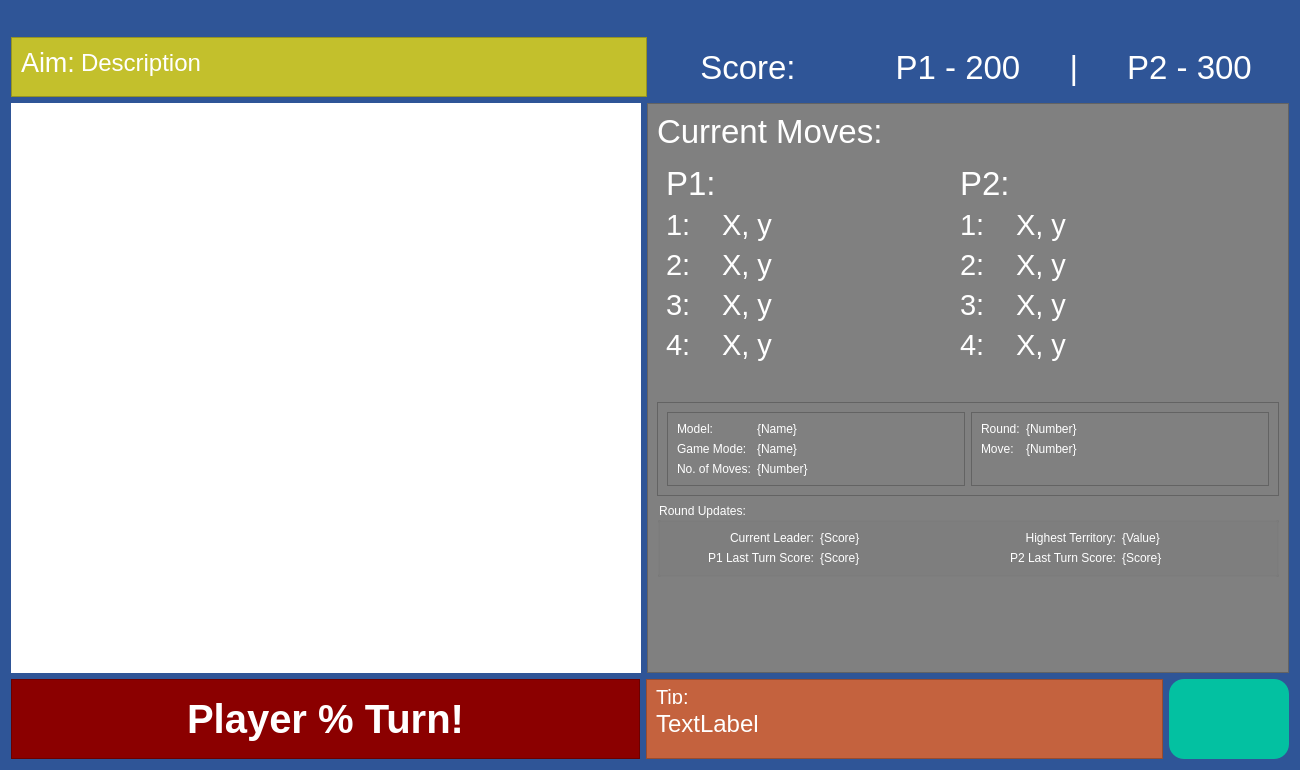
<?xml version="1.0" encoding="UTF-8"?>
<ui version="4.0">
 <class>self</class>
 <widget class="QWidget" name="self">
  <property name="geometry">
   <rect>
    <x>0</x>
    <y>0</y>
    <width>1300</width>
    <height>770</height>
   </rect>
  </property>
  <property name="minimumSize">
   <size>
    <width>1300</width>
    <height>770</height>
   </size>
  </property>
  <property name="windowTitle">
   <string>Form</string>
  </property>
  <property name="styleSheet">
   <string notr="true">background-color: rgb(47,85,151);</string>
  </property>
  <layout class="QVBoxLayout" name="verticalLayout_2">
   <item>
    <layout class="QHBoxLayout" name="horizontalLayout">
     <item>
      <spacer name="horizontalSpacer_4">
       <property name="orientation">
        <enum>Qt::Horizontal</enum>
       </property>
       <property name="sizeHint" stdset="0">
        <size>
         <width>40</width>
         <height>20</height>
        </size>
       </property>
      </spacer>
     </item>
     <item>
      <widget class="QLabel" name="titleImageLabel">
       <property name="minimumSize">
        <size>
         <width>700</width>
         <height>20</height>
        </size>
       </property>
       <property name="maximumSize">
        <size>
         <width>700</width>
         <height>16777215</height>
        </size>
       </property>
       <property name="text">
        <string/>
       </property>
       <property name="pixmap">
        <pixmap>../../Code/Project/Images/linearregression.png</pixmap>
       </property>
       <property name="scaledContents">
        <bool>true</bool>
       </property>
      </widget>
     </item>
     <item>
      <spacer name="horizontalSpacer_5">
       <property name="orientation">
        <enum>Qt::Horizontal</enum>
       </property>
       <property name="sizeHint" stdset="0">
        <size>
         <width>40</width>
         <height>20</height>
        </size>
       </property>
      </spacer>
     </item>
    </layout>
   </item>
   <item>
    <layout class="QHBoxLayout" name="horizontalLayout_9">
     <item>
      <widget class="QFrame" name="aimFrame">
       <property name="minimumSize">
        <size>
         <width>630</width>
         <height>60</height>
        </size>
       </property>
       <property name="styleSheet">
        <string notr="true">background-color: rgb(195,192,44);</string>
       </property>
       <property name="frameShape">
        <enum>QFrame::StyledPanel</enum>
       </property>
       <property name="frameShadow">
        <enum>QFrame::Raised</enum>
       </property>
       <layout class="QFormLayout" name="formLayout_5">
        <item row="0" column="0">
         <widget class="QLabel" name="aimLabel">
          <property name="minimumSize">
           <size>
            <width>38</width>
            <height>0</height>
           </size>
          </property>
          <property name="font">
           <font>
            <pointsize>20</pointsize>
           </font>
          </property>
          <property name="styleSheet">
           <string notr="true">color: white;</string>
          </property>
          <property name="text">
           <string>Aim:</string>
          </property>
         </widget>
        </item>
        <item row="0" column="1">
         <widget class="QLabel" name="aimDescriptionLabel">
          <property name="font">
           <font>
            <pointsize>18</pointsize>
           </font>
          </property>
          <property name="styleSheet">
           <string notr="true">color: white;</string>
          </property>
          <property name="text">
           <string>Description</string>
          </property>
          <property name="wordWrap">
           <bool>true</bool>
          </property>
         </widget>
        </item>
       </layout>
      </widget>
     </item>
     <item>
      <layout class="QHBoxLayout" name="horizontalLayout_5">
       <item>
        <widget class="QLabel" name="scoreLabel">
         <property name="maximumSize">
          <size>
           <width>300</width>
           <height>200</height>
          </size>
         </property>
         <property name="font">
          <font>
           <pointsize>25</pointsize>
          </font>
         </property>
         <property name="styleSheet">
          <string notr="true">color: white;</string>
         </property>
         <property name="text">
          <string>Score: </string>
         </property>
         <property name="alignment">
          <set>Qt::AlignCenter</set>
         </property>
        </widget>
       </item>
       <item>
        <widget class="QLabel" name="play1ScoreLabel">
         <property name="maximumSize">
          <size>
           <width>300</width>
           <height>200</height>
          </size>
         </property>
         <property name="font">
          <font>
           <pointsize>25</pointsize>
          </font>
         </property>
         <property name="styleSheet">
          <string notr="true">color: white;</string>
         </property>
         <property name="text">
          <string>P1 - 200</string>
         </property>
         <property name="alignment">
          <set>Qt::AlignCenter</set>
         </property>
        </widget>
       </item>
       <item>
        <widget class="QLabel" name="scoreDividerLabel">
         <property name="maximumSize">
          <size>
           <width>20</width>
           <height>200</height>
          </size>
         </property>
         <property name="font">
          <font>
           <pointsize>25</pointsize>
          </font>
         </property>
         <property name="styleSheet">
          <string notr="true">color: white;</string>
         </property>
         <property name="text">
          <string>|</string>
         </property>
         <property name="alignment">
          <set>Qt::AlignCenter</set>
         </property>
        </widget>
       </item>
       <item>
        <widget class="QLabel" name="player2ScoreLabel">
         <property name="maximumSize">
          <size>
           <width>300</width>
           <height>200</height>
          </size>
         </property>
         <property name="font">
          <font>
           <pointsize>25</pointsize>
          </font>
         </property>
         <property name="styleSheet">
          <string notr="true">color: white;</string>
         </property>
         <property name="text">
          <string>P2 - 300</string>
         </property>
         <property name="alignment">
          <set>Qt::AlignCenter</set>
         </property>
        </widget>
       </item>
      </layout>
     </item>
    </layout>
   </item>
   <item>
    <layout class="QHBoxLayout" name="horizontalLayout_2">
     <item>
      <widget class="QWidget" name="gbWidget" native="true">
       <property name="minimumSize">
        <size>
         <width>630</width>
         <height>500</height>
        </size>
       </property>
       <property name="styleSheet">
        <string notr="true">background-color: white;</string>
       </property>
      </widget>
     </item>
     <item>
      <layout class="QVBoxLayout" name="verticalLayout">
       <item>
        <widget class="QFrame" name="scoreFrame">
         <property name="minimumSize">
          <size>
           <width>0</width>
           <height>350</height>
          </size>
         </property>
         <property name="maximumSize">
          <size>
           <width>800</width>
           <height>16777215</height>
          </size>
         </property>
         <property name="styleSheet">
          <string notr="true">background-color: grey;</string>
         </property>
         <property name="frameShape">
          <enum>QFrame::StyledPanel</enum>
         </property>
         <property name="frameShadow">
          <enum>QFrame::Raised</enum>
         </property>
         <layout class="QVBoxLayout" name="verticalLayout_6">
          <item>
           <widget class="QLabel" name="currentMovesLabel">
            <property name="maximumSize">
             <size>
              <width>16777215</width>
              <height>200</height>
             </size>
            </property>
            <property name="font">
             <font>
              <pointsize>25</pointsize>
             </font>
            </property>
            <property name="styleSheet">
             <string notr="true">color: white;</string>
            </property>
            <property name="text">
             <string>Current Moves:</string>
            </property>
            <property name="alignment">
             <set>Qt::AlignLeading|Qt::AlignLeft|Qt::AlignTop</set>
            </property>
           </widget>
          </item>
          <item>
           <layout class="QHBoxLayout" name="horizontalLayout_7">
            <item>
             <widget class="QFrame" name="frame_5">
              <property name="minimumSize">
               <size>
                <width>600</width>
                <height>240</height>
               </size>
              </property>
              <property name="maximumSize">
               <size>
                <width>700</width>
                <height>16777215</height>
               </size>
              </property>
              <property name="styleSheet">
               <string notr="true">border: 0;</string>
              </property>
              <property name="frameShape">
               <enum>QFrame::StyledPanel</enum>
              </property>
              <property name="frameShadow">
               <enum>QFrame::Raised</enum>
              </property>
              <layout class="QHBoxLayout" name="horizontalLayout_6">
               <item>
                <layout class="QFormLayout" name="formLayout">
                 <item row="0" column="0">
                  <widget class="QLabel" name="p1Label">
                   <property name="font">
                    <font>
                     <pointsize>25</pointsize>
                    </font>
                   </property>
                   <property name="styleSheet">
                    <string notr="true">color: white;</string>
                   </property>
                   <property name="text">
                    <string>P1:</string>
                   </property>
                   <property name="alignment">
                    <set>Qt::AlignLeading|Qt::AlignLeft|Qt::AlignTop</set>
                   </property>
                  </widget>
                 </item>
                 <item row="1" column="0">
                  <widget class="QLabel" name="p11Label">
                   <property name="font">
                    <font>
                     <pointsize>22</pointsize>
                    </font>
                   </property>
                   <property name="styleSheet">
                    <string notr="true">color: white;</string>
                   </property>
                   <property name="text">
                    <string>1:</string>
                   </property>
                  </widget>
                 </item>
                 <item row="1" column="1">
                  <widget class="QLabel" name="p1M1Label">
                   <property name="font">
                    <font>
                     <pointsize>22</pointsize>
                    </font>
                   </property>
                   <property name="styleSheet">
                    <string notr="true">color: white;</string>
                   </property>
                   <property name="text">
                    <string>X, y</string>
                   </property>
                  </widget>
                 </item>
                 <item row="2" column="0">
                  <widget class="QLabel" name="p12Label">
                   <property name="font">
                    <font>
                     <pointsize>22</pointsize>
                    </font>
                   </property>
                   <property name="styleSheet">
                    <string notr="true">color: white;</string>
                   </property>
                   <property name="text">
                    <string>2:</string>
                   </property>
                  </widget>
                 </item>
                 <item row="2" column="1">
                  <widget class="QLabel" name="p1M2Label">
                   <property name="font">
                    <font>
                     <pointsize>22</pointsize>
                    </font>
                   </property>
                   <property name="styleSheet">
                    <string notr="true">color: white;</string>
                   </property>
                   <property name="text">
                    <string>X, y</string>
                   </property>
                  </widget>
                 </item>
                 <item row="3" column="0">
                  <widget class="QLabel" name="p13Label">
                   <property name="font">
                    <font>
                     <pointsize>22</pointsize>
                    </font>
                   </property>
                   <property name="styleSheet">
                    <string notr="true">color: white;</string>
                   </property>
                   <property name="text">
                    <string>3:</string>
                   </property>
                  </widget>
                 </item>
                 <item row="3" column="1">
                  <widget class="QLabel" name="p1M3Label">
                   <property name="font">
                    <font>
                     <pointsize>22</pointsize>
                    </font>
                   </property>
                   <property name="styleSheet">
                    <string notr="true">color: white;</string>
                   </property>
                   <property name="text">
                    <string>X, y</string>
                   </property>
                  </widget>
                 </item>
                 <item row="4" column="0">
                  <widget class="QLabel" name="p14Label">
                   <property name="font">
                    <font>
                     <pointsize>22</pointsize>
                    </font>
                   </property>
                   <property name="styleSheet">
                    <string notr="true">color: white;</string>
                   </property>
                   <property name="text">
                    <string>4:</string>
                   </property>
                  </widget>
                 </item>
                 <item row="4" column="1">
                  <widget class="QLabel" name="p1M4Label">
                   <property name="font">
                    <font>
                     <pointsize>22</pointsize>
                    </font>
                   </property>
                   <property name="styleSheet">
                    <string notr="true">color: white;</string>
                   </property>
                   <property name="text">
                    <string>X, y</string>
                   </property>
                  </widget>
                 </item>
                 <item row="0" column="1">
                  <spacer name="horizontalSpacer">
                   <property name="orientation">
                    <enum>Qt::Horizontal</enum>
                   </property>
                   <property name="sizeHint" stdset="0">
                    <size>
                     <width>40</width>
                     <height>20</height>
                    </size>
                   </property>
                  </spacer>
                 </item>
                </layout>
               </item>
               <item>
                <layout class="QFormLayout" name="formLayout_2">
                 <item row="0" column="0">
                  <widget class="QLabel" name="p2Label">
                   <property name="font">
                    <font>
                     <pointsize>25</pointsize>
                    </font>
                   </property>
                   <property name="styleSheet">
                    <string notr="true">color: white;</string>
                   </property>
                   <property name="text">
                    <string>P2:</string>
                   </property>
                   <property name="alignment">
                    <set>Qt::AlignLeading|Qt::AlignLeft|Qt::AlignTop</set>
                   </property>
                  </widget>
                 </item>
                 <item row="0" column="1">
                  <spacer name="horizontalSpacer_2">
                   <property name="orientation">
                    <enum>Qt::Horizontal</enum>
                   </property>
                   <property name="sizeHint" stdset="0">
                    <size>
                     <width>40</width>
                     <height>20</height>
                    </size>
                   </property>
                  </spacer>
                 </item>
                 <item row="1" column="0">
                  <widget class="QLabel" name="label_17">
                   <property name="font">
                    <font>
                     <pointsize>22</pointsize>
                    </font>
                   </property>
                   <property name="styleSheet">
                    <string notr="true">color: white;</string>
                   </property>
                   <property name="text">
                    <string>1:</string>
                   </property>
                  </widget>
                 </item>
                 <item row="1" column="1">
                  <widget class="QLabel" name="p2M1Label">
                   <property name="font">
                    <font>
                     <pointsize>22</pointsize>
                    </font>
                   </property>
                   <property name="styleSheet">
                    <string notr="true">color: white;</string>
                   </property>
                   <property name="text">
                    <string>X, y</string>
                   </property>
                  </widget>
                 </item>
                 <item row="2" column="0">
                  <widget class="QLabel" name="label_18">
                   <property name="font">
                    <font>
                     <pointsize>22</pointsize>
                    </font>
                   </property>
                   <property name="styleSheet">
                    <string notr="true">color: white;</string>
                   </property>
                   <property name="text">
                    <string>2:</string>
                   </property>
                  </widget>
                 </item>
                 <item row="2" column="1">
                  <widget class="QLabel" name="p2M2Label">
                   <property name="font">
                    <font>
                     <pointsize>22</pointsize>
                    </font>
                   </property>
                   <property name="styleSheet">
                    <string notr="true">color: white;</string>
                   </property>
                   <property name="text">
                    <string>X, y</string>
                   </property>
                  </widget>
                 </item>
                 <item row="3" column="0">
                  <widget class="QLabel" name="label_19">
                   <property name="font">
                    <font>
                     <pointsize>22</pointsize>
                    </font>
                   </property>
                   <property name="styleSheet">
                    <string notr="true">color: white;</string>
                   </property>
                   <property name="text">
                    <string>3:</string>
                   </property>
                  </widget>
                 </item>
                 <item row="3" column="1">
                  <widget class="QLabel" name="p2M3Label">
                   <property name="font">
                    <font>
                     <pointsize>22</pointsize>
                    </font>
                   </property>
                   <property name="styleSheet">
                    <string notr="true">color: white;</string>
                   </property>
                   <property name="text">
                    <string>X, y</string>
                   </property>
                  </widget>
                 </item>
                 <item row="4" column="0">
                  <widget class="QLabel" name="label_20">
                   <property name="font">
                    <font>
                     <pointsize>22</pointsize>
                    </font>
                   </property>
                   <property name="styleSheet">
                    <string notr="true">color: white;</string>
                   </property>
                   <property name="text">
                    <string>4:</string>
                   </property>
                  </widget>
                 </item>
                 <item row="4" column="1">
                  <widget class="QLabel" name="p2M4Label">
                   <property name="font">
                    <font>
                     <pointsize>22</pointsize>
                    </font>
                   </property>
                   <property name="styleSheet">
                    <string notr="true">color: white;</string>
                   </property>
                   <property name="text">
                    <string>X, y</string>
                   </property>
                  </widget>
                 </item>
                </layout>
               </item>
              </layout>
             </widget>
            </item>
            <item>
             <spacer name="horizontalSpacer_3">
              <property name="orientation">
               <enum>Qt::Horizontal</enum>
              </property>
              <property name="sizeHint" stdset="0">
               <size>
                <width>40</width>
                <height>20</height>
               </size>
              </property>
             </spacer>
            </item>
           </layout>
          </item>
          <item>
           <widget class="QFrame" name="gameModeInforFrame">
            <property name="frameShape">
             <enum>QFrame::StyledPanel</enum>
            </property>
            <property name="frameShadow">
             <enum>QFrame::Raised</enum>
            </property>
            <layout class="QHBoxLayout" name="horizontalLayout_8">
             <item>
              <widget class="QFrame" name="frame_2">
               <property name="frameShape">
                <enum>QFrame::StyledPanel</enum>
               </property>
               <property name="frameShadow">
                <enum>QFrame::Raised</enum>
               </property>
               <layout class="QFormLayout" name="formLayout_3">
                <item row="0" column="0">
                 <widget class="QLabel" name="modelLabel">
                  <property name="styleSheet">
                   <string notr="true">color: white;</string>
                  </property>
                  <property name="text">
                   <string>Model:</string>
                  </property>
                 </widget>
                </item>
                <item row="0" column="1">
                 <widget class="QLabel" name="modelValueLabel">
                  <property name="styleSheet">
                   <string notr="true">color: white;</string>
                  </property>
                  <property name="text">
                   <string>{Name}</string>
                  </property>
                 </widget>
                </item>
                <item row="1" column="0">
                 <widget class="QLabel" name="gameModeLabel">
                  <property name="styleSheet">
                   <string notr="true">color: white;</string>
                  </property>
                  <property name="text">
                   <string>Game Mode:</string>
                  </property>
                 </widget>
                </item>
                <item row="1" column="1">
                 <widget class="QLabel" name="gameModeValueLabel">
                  <property name="styleSheet">
                   <string notr="true">color: white;</string>
                  </property>
                  <property name="text">
                   <string>{Name}</string>
                  </property>
                 </widget>
                </item>
                <item row="2" column="0">
                 <widget class="QLabel" name="noOfMovesLabel">
                  <property name="styleSheet">
                   <string notr="true">color: white;</string>
                  </property>
                  <property name="text">
                   <string>No. of Moves:</string>
                  </property>
                 </widget>
                </item>
                <item row="2" column="1">
                 <widget class="QLabel" name="noOfMovesValueLabel">
                  <property name="styleSheet">
                   <string notr="true">color: white;</string>
                  </property>
                  <property name="text">
                   <string>{Number}</string>
                  </property>
                 </widget>
                </item>
               </layout>
              </widget>
             </item>
             <item>
              <widget class="QFrame" name="frame_3">
               <property name="frameShape">
                <enum>QFrame::StyledPanel</enum>
               </property>
               <property name="frameShadow">
                <enum>QFrame::Raised</enum>
               </property>
               <layout class="QFormLayout" name="formLayout_4">
                <item row="0" column="0">
                 <widget class="QLabel" name="roundLabel">
                  <property name="styleSheet">
                   <string notr="true">color: white;</string>
                  </property>
                  <property name="text">
                   <string>Round:</string>
                  </property>
                 </widget>
                </item>
                <item row="0" column="1">
                 <widget class="QLabel" name="roundValueLabel">
                  <property name="styleSheet">
                   <string notr="true">color: white;</string>
                  </property>
                  <property name="text">
                   <string>{Number}</string>
                  </property>
                 </widget>
                </item>
                <item row="1" column="0">
                 <widget class="QLabel" name="moveLabel">
                  <property name="styleSheet">
                   <string notr="true">color: white;</string>
                  </property>
                  <property name="text">
                   <string>Move:</string>
                  </property>
                 </widget>
                </item>
                <item row="1" column="1">
                 <widget class="QLabel" name="moveValueLabel">
                  <property name="styleSheet">
                   <string notr="true">color: white;</string>
                  </property>
                  <property name="text">
                   <string>{Number}</string>
                  </property>
                 </widget>
                </item>
               </layout>
              </widget>
             </item>
            </layout>
           </widget>
          </item>
          <item>
           <widget class="QGroupBox" name="roundUpdatesGroupbox">
            <property name="styleSheet">
             <string notr="true">color: white;</string>
            </property>
            <property name="title">
             <string>Round Updates:</string>
            </property>
            <layout class="QGridLayout" name="gridLayout">
             <item row="0" column="3">
              <widget class="QLabel" name="highestTerritoryValueLabel">
               <property name="styleSheet">
                <string notr="true">background-color: rgba(0,0,0,0%);</string>
               </property>
               <property name="text">
                <string>{Value}</string>
               </property>
              </widget>
             </item>
             <item row="0" column="1">
              <widget class="QLabel" name="currentLeaderValueLabel">
               <property name="styleSheet">
                <string notr="true">background-color: rgba(0,0,0,0%);</string>
               </property>
               <property name="text">
                <string>{Score}</string>
               </property>
              </widget>
             </item>
             <item row="0" column="0">
              <widget class="QLabel" name="currentLeaderLabel">
               <property name="styleSheet">
                <string notr="true">background-color: rgba(0,0,0,0%);</string>
               </property>
               <property name="text">
                <string>Current Leader:</string>
               </property>
               <property name="alignment">
                <set>Qt::AlignRight|Qt::AlignTrailing|Qt::AlignVCenter</set>
               </property>
              </widget>
             </item>
             <item row="0" column="2">
              <widget class="QLabel" name="highestTerritoryLabel">
               <property name="styleSheet">
                <string notr="true">background-color: rgba(0,0,0,0%);</string>
               </property>
               <property name="text">
                <string>Highest Territory:</string>
               </property>
               <property name="alignment">
                <set>Qt::AlignRight|Qt::AlignTrailing|Qt::AlignVCenter</set>
               </property>
              </widget>
             </item>
             <item row="1" column="0">
              <widget class="QLabel" name="p1LastScoreLabel">
               <property name="styleSheet">
                <string notr="true">background-color: rgba(0,0,0,0%);</string>
               </property>
               <property name="text">
                <string>P1 Last Turn Score:</string>
               </property>
               <property name="alignment">
                <set>Qt::AlignRight|Qt::AlignTrailing|Qt::AlignVCenter</set>
               </property>
              </widget>
             </item>
             <item row="1" column="1">
              <widget class="QLabel" name="p1LastScoreValueLabel">
               <property name="styleSheet">
                <string notr="true">background-color: rgba(0,0,0,0%);</string>
               </property>
               <property name="text">
                <string>{Score}</string>
               </property>
              </widget>
             </item>
             <item row="1" column="2">
              <widget class="QLabel" name="p2LastScoreLabel">
               <property name="styleSheet">
                <string notr="true">background-color: rgba(0,0,0,0%);</string>
               </property>
               <property name="text">
                <string>P2 Last Turn Score:</string>
               </property>
               <property name="alignment">
                <set>Qt::AlignRight|Qt::AlignTrailing|Qt::AlignVCenter</set>
               </property>
              </widget>
             </item>
             <item row="1" column="3">
              <widget class="QLabel" name="p2LastScoreValueLabel">
               <property name="styleSheet">
                <string notr="true">background-color: rgba(0,0,0,0%);</string>
               </property>
               <property name="text">
                <string>{Score}</string>
               </property>
              </widget>
             </item>
            </layout>
           </widget>
          </item>
          <item>
           <spacer name="verticalSpacer_2">
            <property name="orientation">
             <enum>Qt::Vertical</enum>
            </property>
            <property name="sizeHint" stdset="0">
             <size>
              <width>20</width>
              <height>40</height>
             </size>
            </property>
           </spacer>
          </item>
         </layout>
        </widget>
       </item>
      </layout>
     </item>
    </layout>
   </item>
   <item>
    <layout class="QHBoxLayout" name="horizontalLayout_3">
     <item>
      <widget class="QFrame" name="playerTurnFrame">
       <property name="minimumSize">
        <size>
         <width>629</width>
         <height>60</height>
        </size>
       </property>
       <property name="maximumSize">
        <size>
         <width>16777215</width>
         <height>200</height>
        </size>
       </property>
       <property name="styleSheet">
        <string notr="true">background-color: darkred;</string>
       </property>
       <property name="frameShape">
        <enum>QFrame::StyledPanel</enum>
       </property>
       <property name="frameShadow">
        <enum>QFrame::Raised</enum>
       </property>
       <layout class="QHBoxLayout" name="horizontalLayout_4">
        <item>
         <widget class="QLabel" name="playerTurnLabel">
          <property name="minimumSize">
           <size>
            <width>0</width>
            <height>40</height>
           </size>
          </property>
          <property name="font">
           <font>
            <pointsize>30</pointsize>
            <weight>75</weight>
            <bold>true</bold>
           </font>
          </property>
          <property name="styleSheet">
           <string notr="true">color: white;</string>
          </property>
          <property name="text">
           <string>Player % Turn!</string>
          </property>
          <property name="alignment">
           <set>Qt::AlignCenter</set>
          </property>
         </widget>
        </item>
       </layout>
      </widget>
     </item>
     <item>
      <widget class="QFrame" name="tipInfoFrame">
       <property name="minimumSize">
        <size>
         <width>0</width>
         <height>50</height>
        </size>
       </property>
       <property name="maximumSize">
        <size>
         <width>16777215</width>
         <height>200</height>
        </size>
       </property>
       <property name="styleSheet">
        <string notr="true">background-color: rgb(196,98,62);</string>
       </property>
       <property name="frameShape">
        <enum>QFrame::StyledPanel</enum>
       </property>
       <property name="frameShadow">
        <enum>QFrame::Raised</enum>
       </property>
       <layout class="QVBoxLayout" name="verticalLayout_4">
        <item>
         <widget class="QLabel" name="tipLabel">
          <property name="minimumSize">
           <size>
            <width>0</width>
            <height>15</height>
           </size>
          </property>
          <property name="font">
           <font>
            <pointsize>15</pointsize>
           </font>
          </property>
          <property name="styleSheet">
           <string notr="true">color: white;</string>
          </property>
          <property name="text">
           <string>Tip: </string>
          </property>
         </widget>
        </item>
        <item>
         <widget class="QLabel" name="tipContentLabel">
          <property name="minimumSize">
           <size>
            <width>0</width>
            <height>40</height>
           </size>
          </property>
          <property name="font">
           <font>
            <pointsize>18</pointsize>
           </font>
          </property>
          <property name="styleSheet">
           <string notr="true">color: white;</string>
          </property>
          <property name="text">
           <string>TextLabel</string>
          </property>
          <property name="alignment">
           <set>Qt::AlignLeading|Qt::AlignLeft|Qt::AlignTop</set>
          </property>
         </widget>
        </item>
       </layout>
      </widget>
     </item>
     <item>
      <widget class="QPushButton" name="homeButton">
       <property name="minimumSize">
        <size>
         <width>120</width>
         <height>50</height>
        </size>
       </property>
       <property name="maximumSize">
        <size>
         <width>120</width>
         <height>80</height>
        </size>
       </property>
       <property name="styleSheet">
        <string notr="true">background-color: rgb(3,193,161); border-radius: 15px;</string>
       </property>
       <property name="text">
        <string/>
       </property>
       <property name="icon">
        <iconset>
         <normaloff>../../Code/Project/Images/home-solid.svg</normaloff>../../Code/Project/Images/home-solid.svg</iconset>
       </property>
       <property name="iconSize">
        <size>
         <width>80</width>
         <height>40</height>
        </size>
       </property>
      </widget>
     </item>
    </layout>
   </item>
  </layout>
 </widget>
 <resources/>
 <connections/>
</ui>
